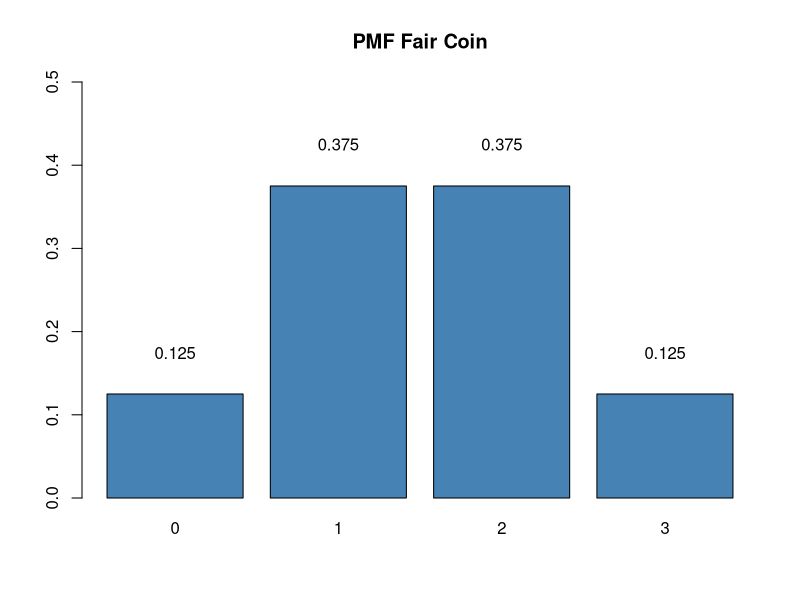
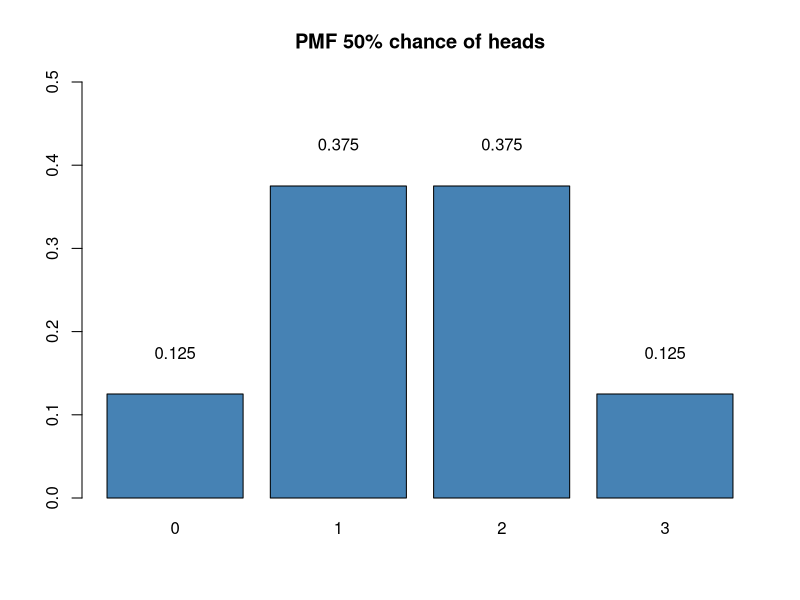
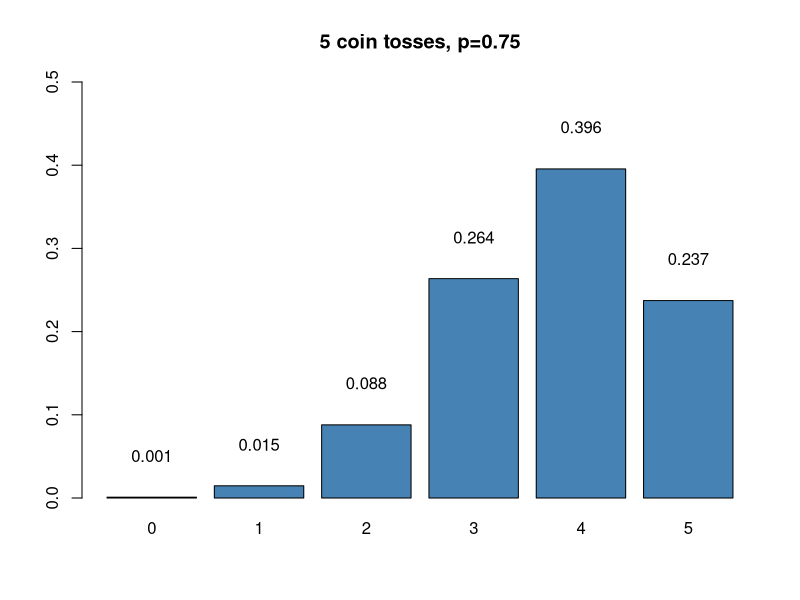
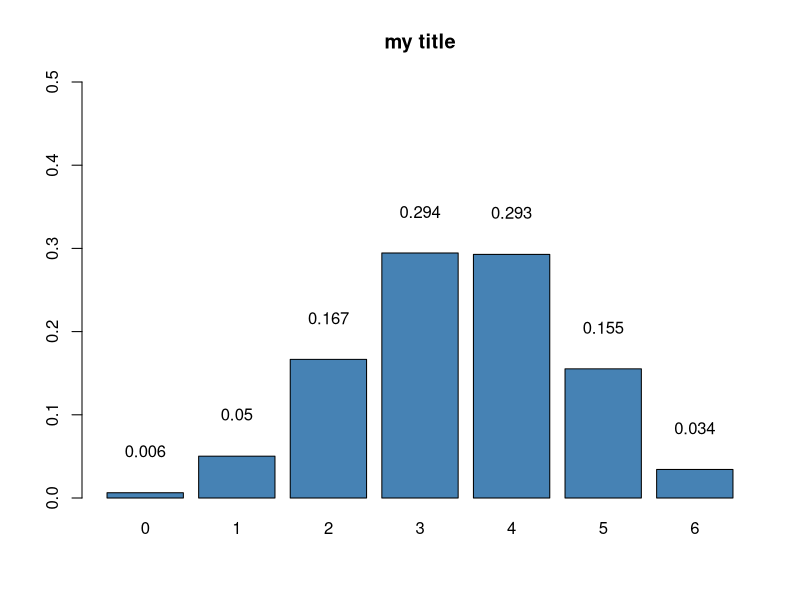
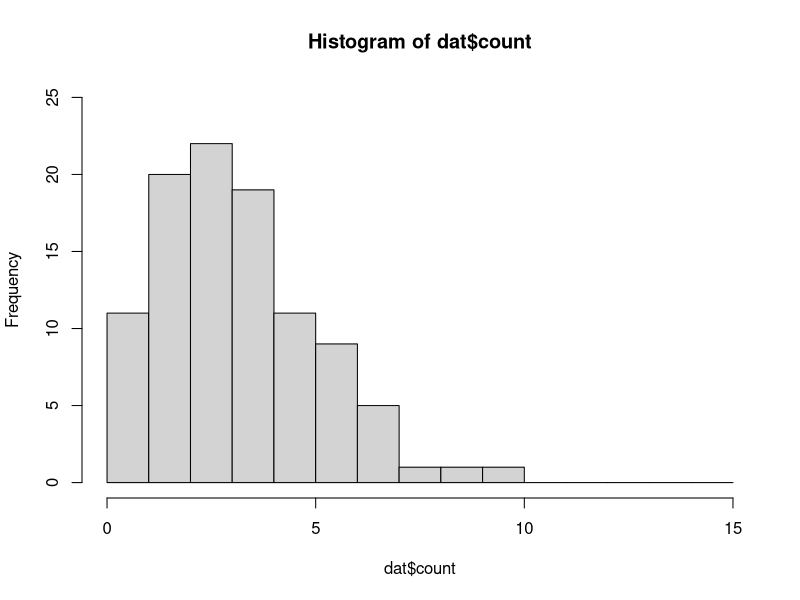
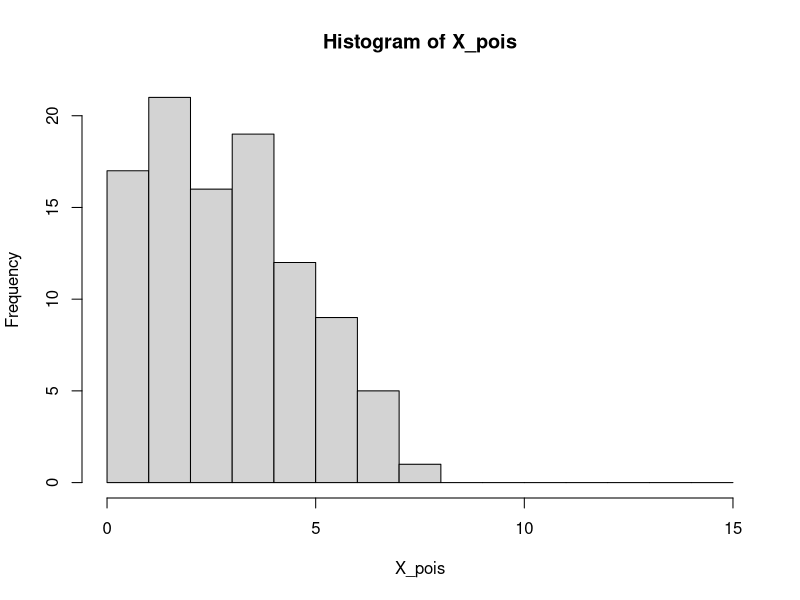
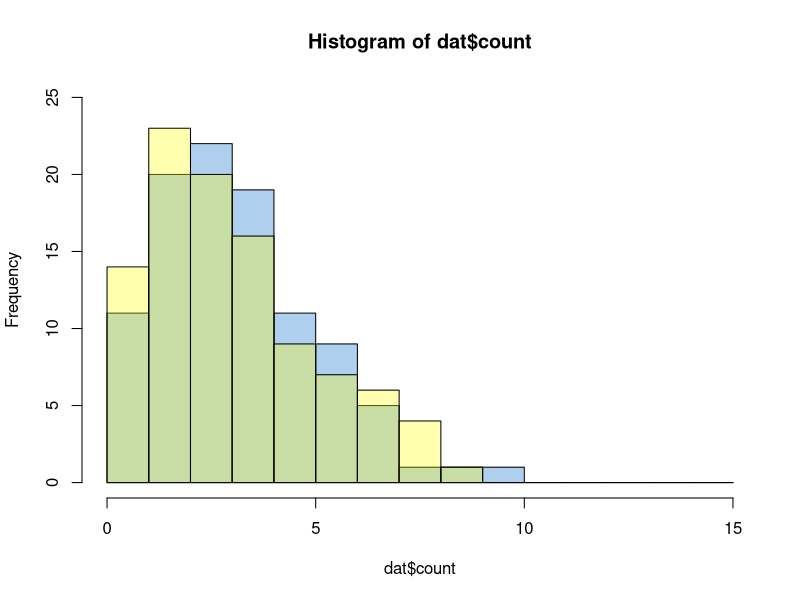

R code for these plots, in order:
## ---- chunk 1
knitr::opts_chunk$set(
    cache       = TRUE,     # if TRUE knitr will cache the results to reuse in future knits
    fig.width   = 10,       # the width for plots created by code chunk
    fig.height  = 10,       # the height for plots created by code chunk
    fig.align   = 'center', # how to align graphics in the final doc. 'left', 'right', 'center'
    fig.path    = 'figs/',  # file path to the directory where knitr shall store the graphics files
    results     = 'asis',   # knitr will pass through results without reformatting them
    echo        = TRUE,     # in FALSE knitr will not display code in the code chunk above it's results
    message     = TRUE,     # if FALSE knitr will not display any messages generated by code
    strip.white = TRUE,     # if FALSE knitr will not remove white spaces at the beg or end of code chunk
    warning     = FALSE)    # if FALSE knitr will not display any warning messages in the final document
## ---- chunk 2
x<-0:3
n<-3
p<-0.5
## ---- chunk 3
pmf1<-dbinom(x,n,p)

## ---- chunk 4
df1<-data.frame(x,p=pmf1)

## ---- chunk 5
EV<-sum(pmf1*x)
EV
## ---- chunk 6
newplot<-barplot(pmf1, col = "steelblue",names=0:3, ylim=c(0,0.5),main="PMF Fair Coin")
text(x=newplot, y=pmf1+0.05,labels = pmf1)

## ---- chunk 7
x<-0:3
n<-3
p<-0.5

pmf1<-dbinom(x,n,p)
newplot<-barplot(pmf1, col = "steelblue",names=0:3, ylim=c(0,0.5), main="PMF 50% chance of heads")
text(x=newplot, y=pmf1+0.05,labels = pmf1)

## ---- chunk 8
x<-0:3
n<-3
p<-0.5
PX = rep(NA, n+1)
# 3 choose 0 is 1
for (i in 0:3){
PX[i+1] = choose(n,i)*p^{i}*(1-p)^{n-i}
}
PX
## ---- chunk 9
x<-0:5
n<-5
p<-0.75

pmf2<-dbinom(x,n,p)
newplot<-barplot(pmf2, col = "steelblue",names=0:5, ylim=c(0,0.5),main="5 coin tosses, p=0.75")
text(x=newplot, y=pmf2+0.05,labels = round(pmf2,3))

## ---- chunk 10
x<-0:6
n<-6
p<-0.57

my_pmf<-dbinom(x,n,p)
newplot<-barplot(my_pmf, col = "steelblue",names=0:6, ylim=c(0,0.5),main="my title")
text(x=newplot, y=my_pmf+0.05,labels = round(my_pmf,3))

## ---- chunk 11
sum(dbinom(x,n,p))
## ---- chunk 12
sims1 = rbinom(n,1,p)

## ---- chunk 13

sum(sims1)
## ---- chunk 14
p = sum(sims1)/length(sims1)
## ---- chunk 15
dat=read.csv("insects.csv")
## ---- chunk 16
count_mean = mean(dat$count)
count_mean
count_var = var(dat$count)
count_var
Q=quantile(dat$count)
IQR = as.numeric(Q[4]-Q[2])
IQR

## ---- chunk 17
hist(dat$count,breaks = seq(0,max(dat$count)+5),xlim=c(0,max(dat$count)+5),ylim=c(0,25))
## ---- chunk 18
X_pois <- rpois(n=length(dat$count), lambda=mean(dat$count))

hist(X_pois,breaks = seq(0,max(dat$count)+5),xlim=c(0,max(dat$count)+5))
## ---- chunk 19
c1 <- rgb(0,102,204,max = 255, alpha = 80, names = "lt.blue")
c2 <- rgb(255,255,0, max = 255, alpha = 80, names = "lt.yellow")

hist(dat$count,breaks = seq(0,max(dat$count)+5),xlim=c(0,max(dat$count)+5),col=c1,ylim=c(0,25))


X_pois <- rpois(n=length(dat$count), lambda=mean(dat$count))
hist(X_pois,breaks = seq(0,max(dat$count)+5),xlim=c(0,max(dat$count)+5),ylim=c(0,25),col=c2,add=T)
